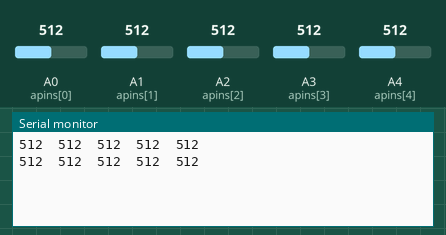
This sketch was run on a simulated Arduino Uno, built with avr-gcc and run on an emulated ATmega328P. On the bench: the last lines printed to the serial monitor. The test bench sets the inputs (shaded band); at power-on: A0 (apins[0]) = 512, A1 (apins[1]) = 512, A2 (apins[2]) = 512, A3 (apins[3]) = 512, A4 (apins[4]) = 512.

Above: at 1.8 s.
1.9 s: A0 (apins[0]) set to 716
At 2.8 s:
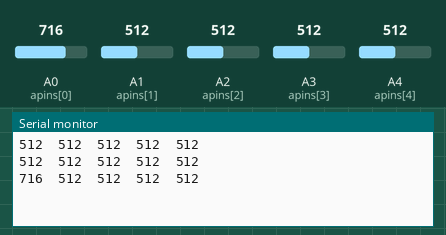
3.4 s: A1 (apins[1]) set to 716
At 4.7 s:
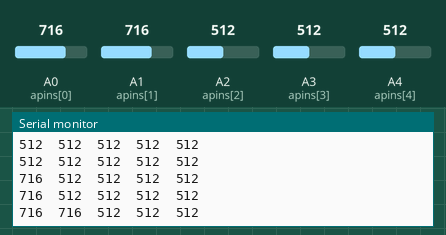
4.9 s: A2 (apins[2]) set to 716
At 5.8 s:
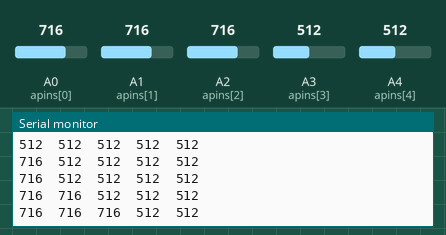
6.4 s: A3 (apins[3]) set to 716
At 7.4 s:
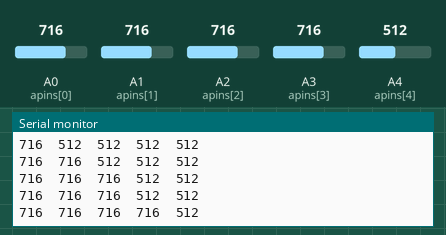
7.9 s: A4 (apins[4]) set to 716
At 8.8 s:
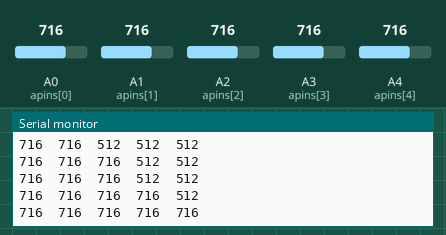
9.4 s: A0 (apins[0]) set to 992
At 10.8 s:
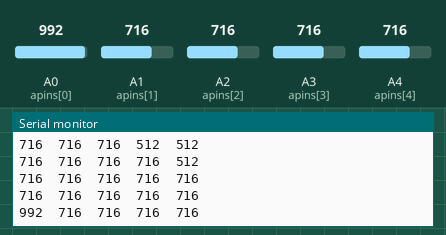
Timing chart, 0 to 11.9 s (numbered marks = the images above; inputs shaded):
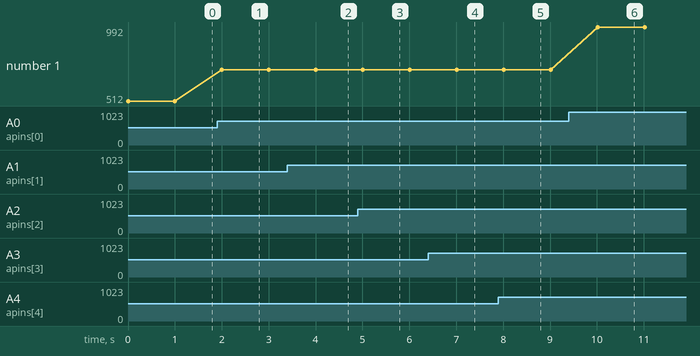

Measured:
- after the input at 1.9 s, the serial monitor: prints a new line after 0.10 s (image 1)
- after the input at 3.4 s, the serial monitor: prints a new line after 0.61 s (image 2)
- after the input at 4.9 s, the serial monitor: prints a new line after 0.11 s (image 3)
- after the input at 6.4 s, the serial monitor: prints a new line after 0.61 s (image 4)
- after the input at 7.9 s, the serial monitor: prints a new line after 0.11 s (image 5)
- after the input at 9.4 s, the serial monitor: prints a new line after 0.61 s (image 6)
- plotted number 1: 512 → 716 after the input at 1.9 s, 716 → 992 after the input at 9.4 s

The sketch:

analog-bus.ino
```cpp
int i        = 0;
int npins    = 5;
int apins[]  = {A0, A1, A2, A3, A4};

void setup() {
  Serial.begin(9600);
}

void loop() {
  for (i=0; i<npins-1; i = i + 1) {
    Serial.print(analogRead(apins[i]));
    Serial.print("\t");
  }
  Serial.print(analogRead(apins[i]));
  Serial.println();
  delay(1000);
}
```
